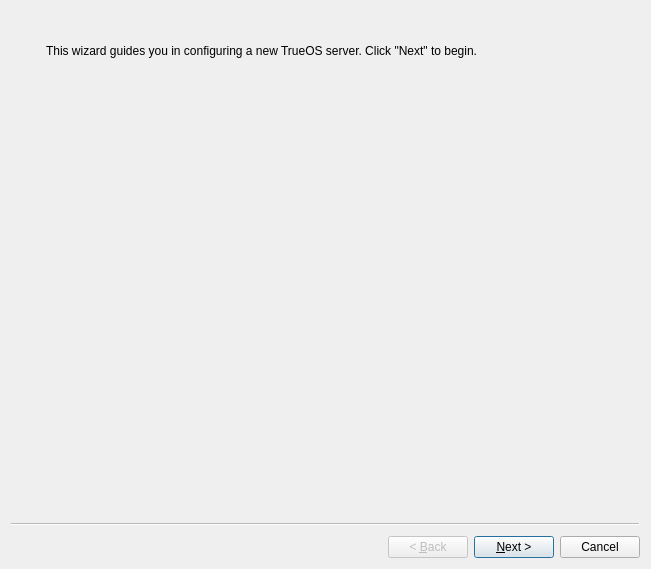
<?xml version="1.0" encoding="UTF-8"?>
<ui version="4.0">
 <class>wizardFreeBSD</class>
 <widget class="QWizard" name="wizardFreeBSD">
  <property name="geometry">
   <rect>
    <x>0</x>
    <y>0</y>
    <width>651</width>
    <height>569</height>
   </rect>
  </property>
  <property name="windowTitle">
   <string notr="true">TrueOS Server Wizard</string>
  </property>
  <property name="windowIcon">
   <iconset resource="sysinstaller.qrc">
    <normaloff>:/modules/images/freebsd.png</normaloff>:/modules/images/freebsd.png</iconset>
  </property>
  <property name="wizardStyle">
   <enum>QWizard::ClassicStyle</enum>
  </property>
  <widget class="QWizardPage" name="Page_Intro">
   <layout class="QGridLayout" name="gridLayout">
    <item row="0" column="0" rowspan="3">
     <layout class="QVBoxLayout" name="verticalLayout_3">
      <item>
       <widget class="QLabel" name="label_2">
        <property name="sizePolicy">
         <sizepolicy hsizetype="Fixed" vsizetype="Fixed">
          <horstretch>0</horstretch>
          <verstretch>0</verstretch>
         </sizepolicy>
        </property>
        <property name="maximumSize">
         <size>
          <width>55</width>
          <height>55</height>
         </size>
        </property>
        <property name="text">
         <string/>
        </property>
        <property name="pixmap">
         <pixmap resource="sysinstaller.qrc">:/modules/images/trueos-server.png</pixmap>
        </property>
        <property name="scaledContents">
         <bool>true</bool>
        </property>
        <property name="alignment">
         <set>Qt::AlignCenter</set>
        </property>
       </widget>
      </item>
      <item>
       <spacer name="verticalSpacer_10">
        <property name="orientation">
         <enum>Qt::Vertical</enum>
        </property>
        <property name="sizeHint" stdset="0">
         <size>
          <width>20</width>
          <height>40</height>
         </size>
        </property>
       </spacer>
      </item>
     </layout>
    </item>
    <item row="0" column="1">
     <spacer name="verticalSpacer">
      <property name="orientation">
       <enum>Qt::Vertical</enum>
      </property>
      <property name="sizeType">
       <enum>QSizePolicy::Fixed</enum>
      </property>
      <property name="sizeHint" stdset="0">
       <size>
        <width>258</width>
        <height>18</height>
       </size>
      </property>
     </spacer>
    </item>
    <item row="1" column="1">
     <widget class="QLabel" name="label">
      <property name="sizePolicy">
       <sizepolicy hsizetype="MinimumExpanding" vsizetype="Preferred">
        <horstretch>0</horstretch>
        <verstretch>0</verstretch>
       </sizepolicy>
      </property>
      <property name="text">
       <string>This wizard guides you in configuring a new TrueOS server. Click &quot;Next&quot; to begin.</string>
      </property>
      <property name="wordWrap">
       <bool>true</bool>
      </property>
     </widget>
    </item>
    <item row="1" column="2" rowspan="2">
     <spacer name="horizontalSpacer_2">
      <property name="orientation">
       <enum>Qt::Horizontal</enum>
      </property>
      <property name="sizeType">
       <enum>QSizePolicy::Fixed</enum>
      </property>
      <property name="sizeHint" stdset="0">
       <size>
        <width>18</width>
        <height>178</height>
       </size>
      </property>
     </spacer>
    </item>
    <item row="2" column="1">
     <spacer name="verticalSpacer_2">
      <property name="orientation">
       <enum>Qt::Vertical</enum>
      </property>
      <property name="sizeType">
       <enum>QSizePolicy::MinimumExpanding</enum>
      </property>
      <property name="sizeHint" stdset="0">
       <size>
        <width>228</width>
        <height>163</height>
       </size>
      </property>
     </spacer>
    </item>
   </layout>
  </widget>
  <widget class="QWizardPage" name="Page_Root">
   <layout class="QGridLayout" name="gridLayout_3">
    <item row="0" column="0" rowspan="5">
     <layout class="QVBoxLayout" name="verticalLayout_2">
      <item>
       <widget class="QLabel" name="label_13">
        <property name="sizePolicy">
         <sizepolicy hsizetype="Fixed" vsizetype="Fixed">
          <horstretch>0</horstretch>
          <verstretch>0</verstretch>
         </sizepolicy>
        </property>
        <property name="maximumSize">
         <size>
          <width>55</width>
          <height>55</height>
         </size>
        </property>
        <property name="text">
         <string/>
        </property>
        <property name="pixmap">
         <pixmap resource="sysinstaller.qrc">:/modules/images/encrypted.png</pixmap>
        </property>
        <property name="scaledContents">
         <bool>true</bool>
        </property>
       </widget>
      </item>
      <item>
       <spacer name="verticalSpacer_9">
        <property name="orientation">
         <enum>Qt::Vertical</enum>
        </property>
        <property name="sizeHint" stdset="0">
         <size>
          <width>20</width>
          <height>118</height>
         </size>
        </property>
       </spacer>
      </item>
     </layout>
    </item>
    <item row="0" column="1">
     <spacer name="verticalSpacer_5">
      <property name="orientation">
       <enum>Qt::Vertical</enum>
      </property>
      <property name="sizeType">
       <enum>QSizePolicy::Fixed</enum>
      </property>
      <property name="sizeHint" stdset="0">
       <size>
        <width>268</width>
        <height>18</height>
       </size>
      </property>
     </spacer>
    </item>
    <item row="0" column="2" rowspan="5">
     <spacer name="horizontalSpacer_6">
      <property name="orientation">
       <enum>Qt::Horizontal</enum>
      </property>
      <property name="sizeType">
       <enum>QSizePolicy::Fixed</enum>
      </property>
      <property name="sizeHint" stdset="0">
       <size>
        <width>18</width>
        <height>198</height>
       </size>
      </property>
     </spacer>
    </item>
    <item row="1" column="1">
     <widget class="QLabel" name="label_3">
      <property name="text">
       <string>Create a root password for this server:</string>
      </property>
     </widget>
    </item>
    <item row="2" column="1">
     <spacer name="verticalSpacer_3">
      <property name="orientation">
       <enum>Qt::Vertical</enum>
      </property>
      <property name="sizeType">
       <enum>QSizePolicy::Fixed</enum>
      </property>
      <property name="sizeHint" stdset="0">
       <size>
        <width>288</width>
        <height>17</height>
       </size>
      </property>
     </spacer>
    </item>
    <item row="3" column="1">
     <layout class="QGridLayout" name="gridLayout_2">
      <item row="0" column="0">
       <widget class="QLineEdit" name="lineRootPW">
        <property name="echoMode">
         <enum>QLineEdit::Password</enum>
        </property>
       </widget>
      </item>
      <item row="0" column="1">
       <widget class="QLabel" name="label_4">
        <property name="text">
         <string>Password</string>
        </property>
       </widget>
      </item>
      <item row="0" column="2">
       <spacer name="horizontalSpacer_3">
        <property name="orientation">
         <enum>Qt::Horizontal</enum>
        </property>
        <property name="sizeType">
         <enum>QSizePolicy::Minimum</enum>
        </property>
        <property name="sizeHint" stdset="0">
         <size>
          <width>40</width>
          <height>20</height>
         </size>
        </property>
       </spacer>
      </item>
      <item row="1" column="0">
       <widget class="QLineEdit" name="lineRootPW2">
        <property name="echoMode">
         <enum>QLineEdit::Password</enum>
        </property>
       </widget>
      </item>
      <item row="1" column="1" colspan="2">
       <widget class="QLabel" name="label_5">
        <property name="text">
         <string>Repeat Password</string>
        </property>
       </widget>
      </item>
      <item row="1" column="3">
       <spacer name="horizontalSpacer_4">
        <property name="orientation">
         <enum>Qt::Horizontal</enum>
        </property>
        <property name="sizeType">
         <enum>QSizePolicy::Minimum</enum>
        </property>
        <property name="sizeHint" stdset="0">
         <size>
          <width>40</width>
          <height>20</height>
         </size>
        </property>
       </spacer>
      </item>
     </layout>
    </item>
    <item row="4" column="1">
     <spacer name="verticalSpacer_4">
      <property name="orientation">
       <enum>Qt::Vertical</enum>
      </property>
      <property name="sizeHint" stdset="0">
       <size>
        <width>218</width>
        <height>97</height>
       </size>
      </property>
     </spacer>
    </item>
   </layout>
  </widget>
  <widget class="QWizardPage" name="Page_User">
   <layout class="QGridLayout" name="gridLayout_5">
    <item row="0" column="0" rowspan="5">
     <layout class="QVBoxLayout" name="verticalLayout">
      <item>
       <widget class="QLabel" name="label_12">
        <property name="sizePolicy">
         <sizepolicy hsizetype="Fixed" vsizetype="Fixed">
          <horstretch>0</horstretch>
          <verstretch>0</verstretch>
         </sizepolicy>
        </property>
        <property name="maximumSize">
         <size>
          <width>55</width>
          <height>55</height>
         </size>
        </property>
        <property name="text">
         <string/>
        </property>
        <property name="pixmap">
         <pixmap resource="sysinstaller.qrc">:/modules/images/add_user.png</pixmap>
        </property>
        <property name="scaledContents">
         <bool>true</bool>
        </property>
       </widget>
      </item>
      <item>
       <spacer name="verticalSpacer_7">
        <property name="orientation">
         <enum>Qt::Vertical</enum>
        </property>
        <property name="sizeHint" stdset="0">
         <size>
          <width>20</width>
          <height>78</height>
         </size>
        </property>
       </spacer>
      </item>
     </layout>
    </item>
    <item row="0" column="1" colspan="2">
     <spacer name="verticalSpacer_6">
      <property name="orientation">
       <enum>Qt::Vertical</enum>
      </property>
      <property name="sizeType">
       <enum>QSizePolicy::Fixed</enum>
      </property>
      <property name="sizeHint" stdset="0">
       <size>
        <width>326</width>
        <height>18</height>
       </size>
      </property>
     </spacer>
    </item>
    <item row="1" column="1" colspan="2">
     <widget class="QLabel" name="label_6">
      <property name="text">
       <string>Create a new user:</string>
      </property>
     </widget>
    </item>
    <item row="3" column="1">
     <layout class="QGridLayout" name="gridLayout_4">
      <item row="0" column="0">
       <widget class="QLineEdit" name="lineName"/>
      </item>
      <item row="0" column="1">
       <widget class="QLabel" name="label_7">
        <property name="text">
         <string>Name</string>
        </property>
       </widget>
      </item>
      <item row="1" column="0">
       <widget class="QLineEdit" name="lineUsername"/>
      </item>
      <item row="1" column="1">
       <widget class="QLabel" name="label_8">
        <property name="text">
         <string>Username</string>
        </property>
       </widget>
      </item>
      <item row="2" column="0">
       <widget class="QLineEdit" name="linePW">
        <property name="echoMode">
         <enum>QLineEdit::Password</enum>
        </property>
       </widget>
      </item>
      <item row="2" column="1">
       <widget class="QLabel" name="label_9">
        <property name="text">
         <string>Password</string>
        </property>
       </widget>
      </item>
      <item row="3" column="0">
       <widget class="QLineEdit" name="linePW2">
        <property name="echoMode">
         <enum>QLineEdit::Password</enum>
        </property>
       </widget>
      </item>
      <item row="3" column="1">
       <widget class="QLabel" name="label_10">
        <property name="text">
         <string>Repeat Password</string>
        </property>
       </widget>
      </item>
      <item row="4" column="0">
       <widget class="QComboBox" name="comboShell">
        <item>
         <property name="text">
          <string notr="true">/bin/csh</string>
         </property>
        </item>
        <item>
         <property name="text">
          <string notr="true">/bin/tcsh</string>
         </property>
        </item>
        <item>
         <property name="text">
          <string notr="true">/bin/sh</string>
         </property>
        </item>
       </widget>
      </item>
      <item row="4" column="1">
       <widget class="QLabel" name="label_11">
        <property name="text">
         <string>Default shell</string>
        </property>
       </widget>
      </item>
     </layout>
    </item>
    <item row="3" column="2">
     <spacer name="horizontalSpacer_7">
      <property name="orientation">
       <enum>Qt::Horizontal</enum>
      </property>
      <property name="sizeType">
       <enum>QSizePolicy::Fixed</enum>
      </property>
      <property name="sizeHint" stdset="0">
       <size>
        <width>18</width>
        <height>128</height>
       </size>
      </property>
     </spacer>
    </item>
    <item row="4" column="1">
     <spacer name="verticalSpacer_8">
      <property name="orientation">
       <enum>Qt::Vertical</enum>
      </property>
      <property name="sizeHint" stdset="0">
       <size>
        <width>299</width>
        <height>17</height>
       </size>
      </property>
     </spacer>
    </item>
    <item row="2" column="1">
     <spacer name="verticalSpacer_11">
      <property name="orientation">
       <enum>Qt::Vertical</enum>
      </property>
      <property name="sizeType">
       <enum>QSizePolicy::Fixed</enum>
      </property>
      <property name="sizeHint" stdset="0">
       <size>
        <width>20</width>
        <height>17</height>
       </size>
      </property>
     </spacer>
    </item>
   </layout>
  </widget>
  <widget class="QWizardPage" name="Page_Host">
   <layout class="QGridLayout" name="gridLayout_6">
    <item row="0" column="0" rowspan="8">
     <layout class="QVBoxLayout" name="verticalLayout_4">
      <item>
       <widget class="QLabel" name="label_14">
        <property name="sizePolicy">
         <sizepolicy hsizetype="Fixed" vsizetype="Fixed">
          <horstretch>0</horstretch>
          <verstretch>0</verstretch>
         </sizepolicy>
        </property>
        <property name="maximumSize">
         <size>
          <width>55</width>
          <height>55</height>
         </size>
        </property>
        <property name="text">
         <string/>
        </property>
        <property name="pixmap">
         <pixmap resource="sysinstaller.qrc">:/modules/images/systemsettings.png</pixmap>
        </property>
        <property name="scaledContents">
         <bool>true</bool>
        </property>
       </widget>
      </item>
      <item>
       <spacer name="verticalSpacer_12">
        <property name="orientation">
         <enum>Qt::Vertical</enum>
        </property>
        <property name="sizeHint" stdset="0">
         <size>
          <width>20</width>
          <height>78</height>
         </size>
        </property>
       </spacer>
      </item>
     </layout>
    </item>
    <item row="0" column="1">
     <spacer name="verticalSpacer_13">
      <property name="orientation">
       <enum>Qt::Vertical</enum>
      </property>
      <property name="sizeType">
       <enum>QSizePolicy::Fixed</enum>
      </property>
      <property name="sizeHint" stdset="0">
       <size>
        <width>299</width>
        <height>18</height>
       </size>
      </property>
     </spacer>
    </item>
    <item row="1" column="1">
     <widget class="QLabel" name="label_15">
      <property name="text">
       <string>Enter a system hostname and enable/disable remote logins:</string>
      </property>
      <property name="wordWrap">
       <bool>true</bool>
      </property>
     </widget>
    </item>
    <item row="1" column="2" rowspan="7">
     <spacer name="horizontalSpacer">
      <property name="orientation">
       <enum>Qt::Horizontal</enum>
      </property>
      <property name="sizeType">
       <enum>QSizePolicy::Fixed</enum>
      </property>
      <property name="sizeHint" stdset="0">
       <size>
        <width>18</width>
        <height>197</height>
       </size>
      </property>
     </spacer>
    </item>
    <item row="2" column="1">
     <spacer name="verticalSpacer_14">
      <property name="orientation">
       <enum>Qt::Vertical</enum>
      </property>
      <property name="sizeType">
       <enum>QSizePolicy::Fixed</enum>
      </property>
      <property name="sizeHint" stdset="0">
       <size>
        <width>299</width>
        <height>13</height>
       </size>
      </property>
     </spacer>
    </item>
    <item row="3" column="1">
     <layout class="QHBoxLayout" name="horizontalLayout">
      <item>
       <widget class="QLineEdit" name="lineHostname"/>
      </item>
      <item>
       <widget class="QLabel" name="label_16">
        <property name="text">
         <string>Hostname</string>
        </property>
       </widget>
      </item>
      <item>
       <spacer name="horizontalSpacer_9">
        <property name="orientation">
         <enum>Qt::Horizontal</enum>
        </property>
        <property name="sizeHint" stdset="0">
         <size>
          <width>40</width>
          <height>20</height>
         </size>
        </property>
       </spacer>
      </item>
     </layout>
    </item>
    <item row="7" column="1">
     <spacer name="verticalSpacer_15">
      <property name="orientation">
       <enum>Qt::Vertical</enum>
      </property>
      <property name="sizeHint" stdset="0">
       <size>
        <width>299</width>
        <height>40</height>
       </size>
      </property>
     </spacer>
    </item>
    <item row="5" column="1">
     <spacer name="verticalSpacer_16">
      <property name="orientation">
       <enum>Qt::Vertical</enum>
      </property>
      <property name="sizeHint" stdset="0">
       <size>
        <width>20</width>
        <height>40</height>
       </size>
      </property>
     </spacer>
    </item>
    <item row="4" column="1">
     <widget class="QCheckBox" name="checkSSH">
      <property name="text">
       <string>Enable remote SSH login</string>
      </property>
     </widget>
    </item>
   </layout>
  </widget>
  <widget class="QWizardPage" name="wizardPage">
   <layout class="QGridLayout" name="gridLayout_8">
    <item row="0" column="0" rowspan="5">
     <layout class="QVBoxLayout" name="verticalLayout_6">
      <item>
       <widget class="QLabel" name="label_19">
        <property name="sizePolicy">
         <sizepolicy hsizetype="Fixed" vsizetype="Fixed">
          <horstretch>0</horstretch>
          <verstretch>0</verstretch>
         </sizepolicy>
        </property>
        <property name="maximumSize">
         <size>
          <width>55</width>
          <height>55</height>
         </size>
        </property>
        <property name="text">
         <string/>
        </property>
        <property name="pixmap">
         <pixmap resource="sysinstaller.qrc">:/modules/images/network.png</pixmap>
        </property>
        <property name="scaledContents">
         <bool>true</bool>
        </property>
       </widget>
      </item>
      <item>
       <spacer name="verticalSpacer_21">
        <property name="orientation">
         <enum>Qt::Vertical</enum>
        </property>
        <property name="sizeHint" stdset="0">
         <size>
          <width>20</width>
          <height>78</height>
         </size>
        </property>
       </spacer>
      </item>
     </layout>
    </item>
    <item row="0" column="1" colspan="2">
     <spacer name="verticalSpacer_22">
      <property name="orientation">
       <enum>Qt::Vertical</enum>
      </property>
      <property name="sizeType">
       <enum>QSizePolicy::Fixed</enum>
      </property>
      <property name="sizeHint" stdset="0">
       <size>
        <width>437</width>
        <height>18</height>
       </size>
      </property>
     </spacer>
    </item>
    <item row="1" column="1" colspan="2">
     <widget class="QLabel" name="label_20">
      <property name="text">
       <string>Configure a network device for this system:</string>
      </property>
      <property name="wordWrap">
       <bool>true</bool>
      </property>
     </widget>
    </item>
    <item row="2" column="1" colspan="2">
     <spacer name="verticalSpacer_23">
      <property name="orientation">
       <enum>Qt::Vertical</enum>
      </property>
      <property name="sizeType">
       <enum>QSizePolicy::Fixed</enum>
      </property>
      <property name="sizeHint" stdset="0">
       <size>
        <width>437</width>
        <height>13</height>
       </size>
      </property>
     </spacer>
    </item>
    <item row="3" column="1">
     <layout class="QHBoxLayout" name="horizontalLayout_2">
      <item>
       <layout class="QVBoxLayout" name="verticalLayout_8">
        <item>
         <layout class="QVBoxLayout" name="verticalLayout_13">
          <item>
           <widget class="QLabel" name="label_21">
            <property name="text">
             <string>Network Interface</string>
            </property>
            <property name="alignment">
             <set>Qt::AlignRight|Qt::AlignTrailing|Qt::AlignVCenter</set>
            </property>
           </widget>
          </item>
          <item>
           <widget class="QLabel" name="textIP">
            <property name="text">
             <string>IP Address</string>
            </property>
            <property name="alignment">
             <set>Qt::AlignRight|Qt::AlignTrailing|Qt::AlignVCenter</set>
            </property>
           </widget>
          </item>
          <item>
           <widget class="QLabel" name="textNetmask">
            <property name="text">
             <string>Netmask</string>
            </property>
            <property name="alignment">
             <set>Qt::AlignRight|Qt::AlignTrailing|Qt::AlignVCenter</set>
            </property>
           </widget>
          </item>
          <item>
           <widget class="QLabel" name="textDNS">
            <property name="text">
             <string>Nameserver (DNS)</string>
            </property>
            <property name="alignment">
             <set>Qt::AlignRight|Qt::AlignTrailing|Qt::AlignVCenter</set>
            </property>
           </widget>
          </item>
         </layout>
        </item>
        <item>
         <layout class="QVBoxLayout" name="verticalLayout_11">
          <item>
           <widget class="QLabel" name="textDefaultRouter">
            <property name="enabled">
             <bool>true</bool>
            </property>
            <property name="text">
             <string>Gateway</string>
            </property>
            <property name="alignment">
             <set>Qt::AlignRight|Qt::AlignTrailing|Qt::AlignVCenter</set>
            </property>
           </widget>
          </item>
          <item>
           <widget class="QLabel" name="textIPv6">
            <property name="enabled">
             <bool>true</bool>
            </property>
            <property name="text">
             <string>IPv6 Address</string>
            </property>
            <property name="alignment">
             <set>Qt::AlignRight|Qt::AlignTrailing|Qt::AlignVCenter</set>
            </property>
           </widget>
          </item>
          <item>
           <widget class="QLabel" name="textIPv6DefaultRouter">
            <property name="text">
             <string>IPv6 Gateway</string>
            </property>
            <property name="alignment">
             <set>Qt::AlignRight|Qt::AlignTrailing|Qt::AlignVCenter</set>
            </property>
           </widget>
          </item>
          <item>
           <widget class="QLabel" name="textIPv6DNS">
            <property name="text">
             <string>IPv6 Nameserver</string>
            </property>
            <property name="alignment">
             <set>Qt::AlignRight|Qt::AlignTrailing|Qt::AlignVCenter</set>
            </property>
           </widget>
          </item>
         </layout>
        </item>
       </layout>
      </item>
      <item>
       <layout class="QVBoxLayout" name="verticalLayout_9">
        <item>
         <layout class="QVBoxLayout" name="verticalLayout_12">
          <item>
           <widget class="QComboBox" name="comboSelectNic">
            <property name="sizePolicy">
             <sizepolicy hsizetype="Expanding" vsizetype="Fixed">
              <horstretch>0</horstretch>
              <verstretch>0</verstretch>
             </sizepolicy>
            </property>
           </widget>
          </item>
          <item>
           <widget class="QLineEdit" name="lineIP">
            <property name="sizePolicy">
             <sizepolicy hsizetype="Expanding" vsizetype="Fixed">
              <horstretch>0</horstretch>
              <verstretch>0</verstretch>
             </sizepolicy>
            </property>
            <property name="inputMask">
             <string>000.000.000.000</string>
            </property>
            <property name="alignment">
             <set>Qt::AlignCenter</set>
            </property>
           </widget>
          </item>
          <item>
           <widget class="QLineEdit" name="lineNetmask">
            <property name="sizePolicy">
             <sizepolicy hsizetype="Expanding" vsizetype="Fixed">
              <horstretch>0</horstretch>
              <verstretch>0</verstretch>
             </sizepolicy>
            </property>
            <property name="inputMask">
             <string>000.000.000.000</string>
            </property>
            <property name="alignment">
             <set>Qt::AlignCenter</set>
            </property>
           </widget>
          </item>
          <item>
           <widget class="QLineEdit" name="lineDNS">
            <property name="sizePolicy">
             <sizepolicy hsizetype="Expanding" vsizetype="Fixed">
              <horstretch>0</horstretch>
              <verstretch>0</verstretch>
             </sizepolicy>
            </property>
            <property name="inputMask">
             <string>000.000.000.000</string>
            </property>
            <property name="alignment">
             <set>Qt::AlignCenter</set>
            </property>
           </widget>
          </item>
         </layout>
        </item>
        <item>
         <layout class="QVBoxLayout" name="verticalLayout_7">
          <item>
           <widget class="QLineEdit" name="lineDefaultRouter">
            <property name="sizePolicy">
             <sizepolicy hsizetype="Expanding" vsizetype="Fixed">
              <horstretch>0</horstretch>
              <verstretch>0</verstretch>
             </sizepolicy>
            </property>
            <property name="inputMask">
             <string>000.000.000.000</string>
            </property>
            <property name="alignment">
             <set>Qt::AlignCenter</set>
            </property>
           </widget>
          </item>
          <item>
           <widget class="QLineEdit" name="lineIPv6">
            <property name="sizePolicy">
             <sizepolicy hsizetype="Expanding" vsizetype="Fixed">
              <horstretch>0</horstretch>
              <verstretch>0</verstretch>
             </sizepolicy>
            </property>
            <property name="maxLength">
             <number>64</number>
            </property>
           </widget>
          </item>
          <item>
           <widget class="QLineEdit" name="lineIPv6DefaultRouter">
            <property name="sizePolicy">
             <sizepolicy hsizetype="Expanding" vsizetype="Fixed">
              <horstretch>0</horstretch>
              <verstretch>0</verstretch>
             </sizepolicy>
            </property>
            <property name="maxLength">
             <number>64</number>
            </property>
           </widget>
          </item>
          <item>
           <widget class="QLineEdit" name="lineIPv6DNS">
            <property name="sizePolicy">
             <sizepolicy hsizetype="Expanding" vsizetype="Fixed">
              <horstretch>0</horstretch>
              <verstretch>0</verstretch>
             </sizepolicy>
            </property>
            <property name="maxLength">
             <number>64</number>
            </property>
           </widget>
          </item>
         </layout>
        </item>
       </layout>
      </item>
     </layout>
    </item>
    <item row="3" column="2" rowspan="2">
     <spacer name="horizontalSpacer_8">
      <property name="orientation">
       <enum>Qt::Horizontal</enum>
      </property>
      <property name="sizeType">
       <enum>QSizePolicy::Fixed</enum>
      </property>
      <property name="sizeHint" stdset="0">
       <size>
        <width>18</width>
        <height>210</height>
       </size>
      </property>
     </spacer>
    </item>
    <item row="4" column="1">
     <spacer name="verticalSpacer_25">
      <property name="orientation">
       <enum>Qt::Vertical</enum>
      </property>
      <property name="sizeHint" stdset="0">
       <size>
        <width>20</width>
        <height>1</height>
       </size>
      </property>
     </spacer>
    </item>
   </layout>
  </widget>
  <widget class="QWizardPage" name="Page_Optional">
   <layout class="QGridLayout" name="gridLayout_7">
    <item row="0" column="0" rowspan="5">
     <layout class="QVBoxLayout" name="verticalLayout_5">
      <item>
       <widget class="QLabel" name="label_17">
        <property name="sizePolicy">
         <sizepolicy hsizetype="Fixed" vsizetype="Fixed">
          <horstretch>0</horstretch>
          <verstretch>0</verstretch>
         </sizepolicy>
        </property>
        <property name="maximumSize">
         <size>
          <width>55</width>
          <height>55</height>
         </size>
        </property>
        <property name="text">
         <string/>
        </property>
        <property name="pixmap">
         <pixmap resource="sysinstaller.qrc">:/modules/images/systemsettings.png</pixmap>
        </property>
        <property name="scaledContents">
         <bool>true</bool>
        </property>
       </widget>
      </item>
      <item>
       <spacer name="verticalSpacer_17">
        <property name="orientation">
         <enum>Qt::Vertical</enum>
        </property>
        <property name="sizeHint" stdset="0">
         <size>
          <width>20</width>
          <height>78</height>
         </size>
        </property>
       </spacer>
      </item>
     </layout>
    </item>
    <item row="0" column="1">
     <spacer name="verticalSpacer_18">
      <property name="orientation">
       <enum>Qt::Vertical</enum>
      </property>
      <property name="sizeType">
       <enum>QSizePolicy::Fixed</enum>
      </property>
      <property name="sizeHint" stdset="0">
       <size>
        <width>238</width>
        <height>18</height>
       </size>
      </property>
     </spacer>
    </item>
    <item row="1" column="1">
     <widget class="QLabel" name="label_18">
      <property name="sizePolicy">
       <sizepolicy hsizetype="MinimumExpanding" vsizetype="Preferred">
        <horstretch>0</horstretch>
        <verstretch>0</verstretch>
       </sizepolicy>
      </property>
      <property name="text">
       <string>Choose any additional features to install:</string>
      </property>
      <property name="wordWrap">
       <bool>true</bool>
      </property>
     </widget>
    </item>
    <item row="1" column="2" rowspan="4">
     <spacer name="horizontalSpacer_5">
      <property name="orientation">
       <enum>Qt::Horizontal</enum>
      </property>
      <property name="sizeType">
       <enum>QSizePolicy::Fixed</enum>
      </property>
      <property name="sizeHint" stdset="0">
       <size>
        <width>18</width>
        <height>197</height>
       </size>
      </property>
     </spacer>
    </item>
    <item row="2" column="1">
     <spacer name="verticalSpacer_19">
      <property name="orientation">
       <enum>Qt::Vertical</enum>
      </property>
      <property name="sizeType">
       <enum>QSizePolicy::Fixed</enum>
      </property>
      <property name="sizeHint" stdset="0">
       <size>
        <width>248</width>
        <height>13</height>
       </size>
      </property>
     </spacer>
    </item>
    <item row="4" column="1">
     <spacer name="verticalSpacer_20">
      <property name="orientation">
       <enum>Qt::Vertical</enum>
      </property>
      <property name="sizeHint" stdset="0">
       <size>
        <width>218</width>
        <height>107</height>
       </size>
      </property>
     </spacer>
    </item>
    <item row="3" column="1">
     <widget class="QCheckBox" name="checkPorts">
      <property name="text">
       <string>Install FreeBSD ports tree (/usr/ports)</string>
      </property>
     </widget>
    </item>
   </layout>
  </widget>
 </widget>
 <resources>
  <include location="sysinstaller.qrc"/>
 </resources>
 <connections/>
</ui>
